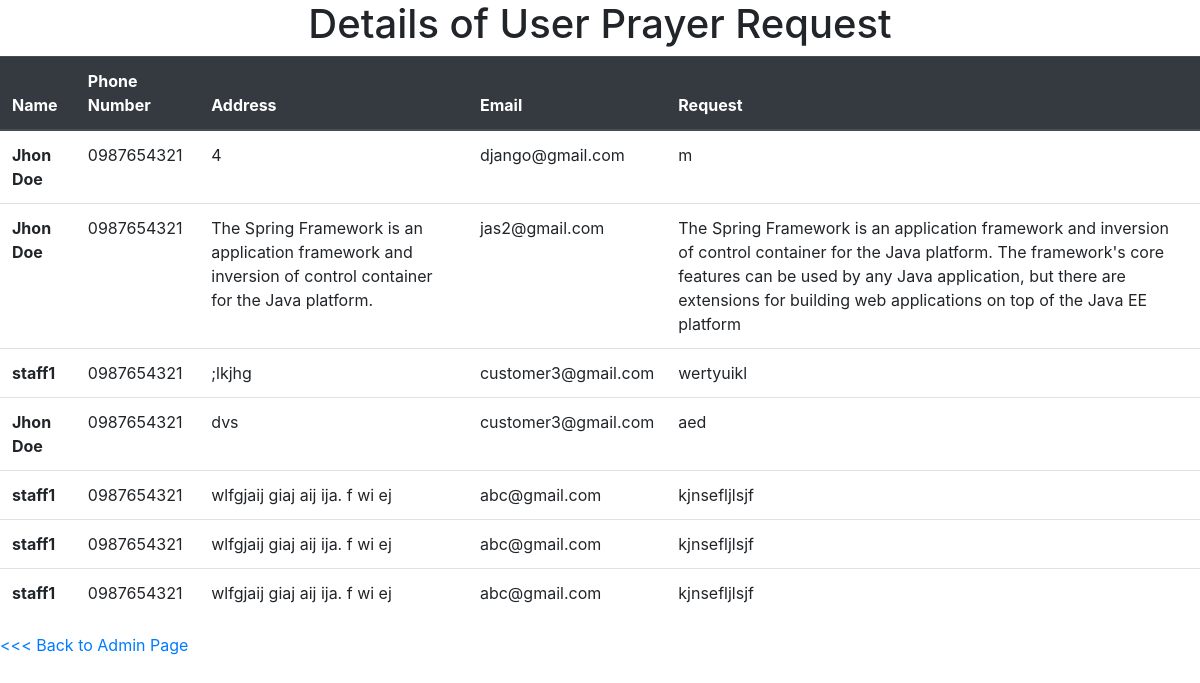
/admin1/pray, run on the app's committed database.
### home/models.py (models this page shows, shortened)
class prayer_request(models.Model):
    name = models.CharField(max_length = 200)
    option = models.CharField(max_length = 500)
    number = models.CharField(max_length = 10)
    request = models.TextField(max_length = 10000)
    email = models.EmailField(max_length = 1000)

### admin1/views.py (the view)
# urls.py: path('pray', views.pray, name = "pray")
def pray(request):
    val = prayer_request.objects.all()
    context = {
        "val":val
    }
    return render(request, "pray.html", context)

### admin1/templates/pray.html (shortened to what this page needs)
<!DOCTYPE html>
<html lang="en">
<head>
    <link rel="stylesheet" href="https://stackpath.bootstrapcdn.com/bootstrap/4.3.1/css/bootstrap.min.css"
>
</head>
<body>
    <h1>Details of User Prayer Request</h1>
    <table class="table">
        <thead class="thead-dark">
          <tr>
            <th scope="col">Name</th>
            <th scope="col">Phone Number</th>
            <th scope="col">Address</th>
            <th scope="col">Email</th>
            <th scope="col">Request</th>
          </tr>
        </thead>
        <tbody>
          {% for i in val%}
            <tr>
              <th scope="row">{{i.name}} </th>
              <td>{{i.number}}</td>
              <td>{{i.option}}</td>
              <td>{{i.email}}</td>
              <td>{{i.request}}</td>
            </tr>
          {% endfor %}
        </tbody>
      </table>
   <a href="{% url 'home1' %}" style="text-decoration: none;"> <<< Back to Admin Page</a>
</body>
</html>

### admin1/templates/pray.html (style rules this page uses)
h1 { text-align: center; }

### data on the page
prayer_request: name "Jhon Doe", number "0987654321", option "4", email "django@gmail.com", request "m"
prayer_request: name "Jhon Doe", number "0987654321", option "The Spring Framework is an application framework and inversion of control container for the Java platform.", email "jas2@gmail.com", request "The Spring Framework is an application framework and inversion of control container for the Java platform. The framework's core features can be used by any Java application, but there are extensions for building web applications on top of the Java EE platform"
prayer_request: name "staff1", number "0987654321", option ";lkjhg", email "customer3@gmail.com", request "wertyuikl"
prayer_request: name "Jhon Doe", number "0987654321", option "dvs", email "customer3@gmail.com", request "aed"
prayer_request: name "staff1", number "0987654321", option "wlfgjaij giaj aij ija. f wi ej", email "abc@gmail.com", request "kjnsefljlsjf"
prayer_request: name "staff1", number "0987654321", option "wlfgjaij giaj aij ija. f wi ej", email "abc@gmail.com", request "kjnsefljlsjf"
prayer_request: name "staff1", number "0987654321", option "wlfgjaij giaj aij ija. f wi ej", email "abc@gmail.com", request "kjnsefljlsjf"
